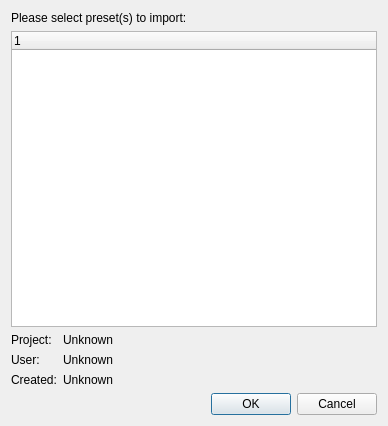
<?xml version="1.0" encoding="UTF-8"?>
<ui version="4.0">
 <class>DialogImportPreset</class>
 <widget class="QDialog" name="DialogImportPreset">
  <property name="geometry">
   <rect>
    <x>0</x>
    <y>0</y>
    <width>388</width>
    <height>426</height>
   </rect>
  </property>
  <property name="windowTitle">
   <string>Dialog</string>
  </property>
  <layout class="QGridLayout" name="gridLayout">
   <item row="0" column="0" colspan="2">
    <widget class="QLabel" name="label">
     <property name="text">
      <string>Please select preset(s) to import:</string>
     </property>
    </widget>
   </item>
   <item row="1" column="0" colspan="3">
    <widget class="QTreeWidget" name="presetsTree">
     <property name="rootIsDecorated">
      <bool>false</bool>
     </property>
     <column>
      <property name="text">
       <string notr="true">1</string>
      </property>
     </column>
    </widget>
   </item>
   <item row="2" column="0">
    <widget class="QLabel" name="projectNameLabel_2">
     <property name="sizePolicy">
      <sizepolicy hsizetype="Maximum" vsizetype="Preferred">
       <horstretch>0</horstretch>
       <verstretch>0</verstretch>
      </sizepolicy>
     </property>
     <property name="text">
      <string>Project:</string>
     </property>
    </widget>
   </item>
   <item row="2" column="1">
    <widget class="QLabel" name="projectNameLabel">
     <property name="text">
      <string>Unknown</string>
     </property>
    </widget>
   </item>
   <item row="3" column="0">
    <widget class="QLabel" name="userNameLabel_2">
     <property name="sizePolicy">
      <sizepolicy hsizetype="Maximum" vsizetype="Preferred">
       <horstretch>0</horstretch>
       <verstretch>0</verstretch>
      </sizepolicy>
     </property>
     <property name="text">
      <string>User:</string>
     </property>
    </widget>
   </item>
   <item row="3" column="1">
    <widget class="QLabel" name="userNameLabel">
     <property name="text">
      <string>Unknown</string>
     </property>
    </widget>
   </item>
   <item row="4" column="0">
    <widget class="QLabel" name="exportTimeLabel_2">
     <property name="sizePolicy">
      <sizepolicy hsizetype="Maximum" vsizetype="Preferred">
       <horstretch>0</horstretch>
       <verstretch>0</verstretch>
      </sizepolicy>
     </property>
     <property name="text">
      <string>Created:</string>
     </property>
    </widget>
   </item>
   <item row="4" column="1">
    <widget class="QLabel" name="exportTimeLabel">
     <property name="text">
      <string>Unknown</string>
     </property>
    </widget>
   </item>
   <item row="5" column="2">
    <widget class="QDialogButtonBox" name="buttonBox">
     <property name="orientation">
      <enum>Qt::Horizontal</enum>
     </property>
     <property name="standardButtons">
      <set>QDialogButtonBox::Cancel|QDialogButtonBox::Ok</set>
     </property>
    </widget>
   </item>
  </layout>
 </widget>
 <resources/>
 <connections>
  <connection>
   <sender>buttonBox</sender>
   <signal>accepted()</signal>
   <receiver>DialogImportPreset</receiver>
   <slot>accept()</slot>
   <hints>
    <hint type="sourcelabel">
     <x>248</x>
     <y>254</y>
    </hint>
    <hint type="destinationlabel">
     <x>157</x>
     <y>274</y>
    </hint>
   </hints>
  </connection>
  <connection>
   <sender>buttonBox</sender>
   <signal>rejected()</signal>
   <receiver>DialogImportPreset</receiver>
   <slot>reject()</slot>
   <hints>
    <hint type="sourcelabel">
     <x>316</x>
     <y>260</y>
    </hint>
    <hint type="destinationlabel">
     <x>286</x>
     <y>274</y>
    </hint>
   </hints>
  </connection>
 </connections>
</ui>
